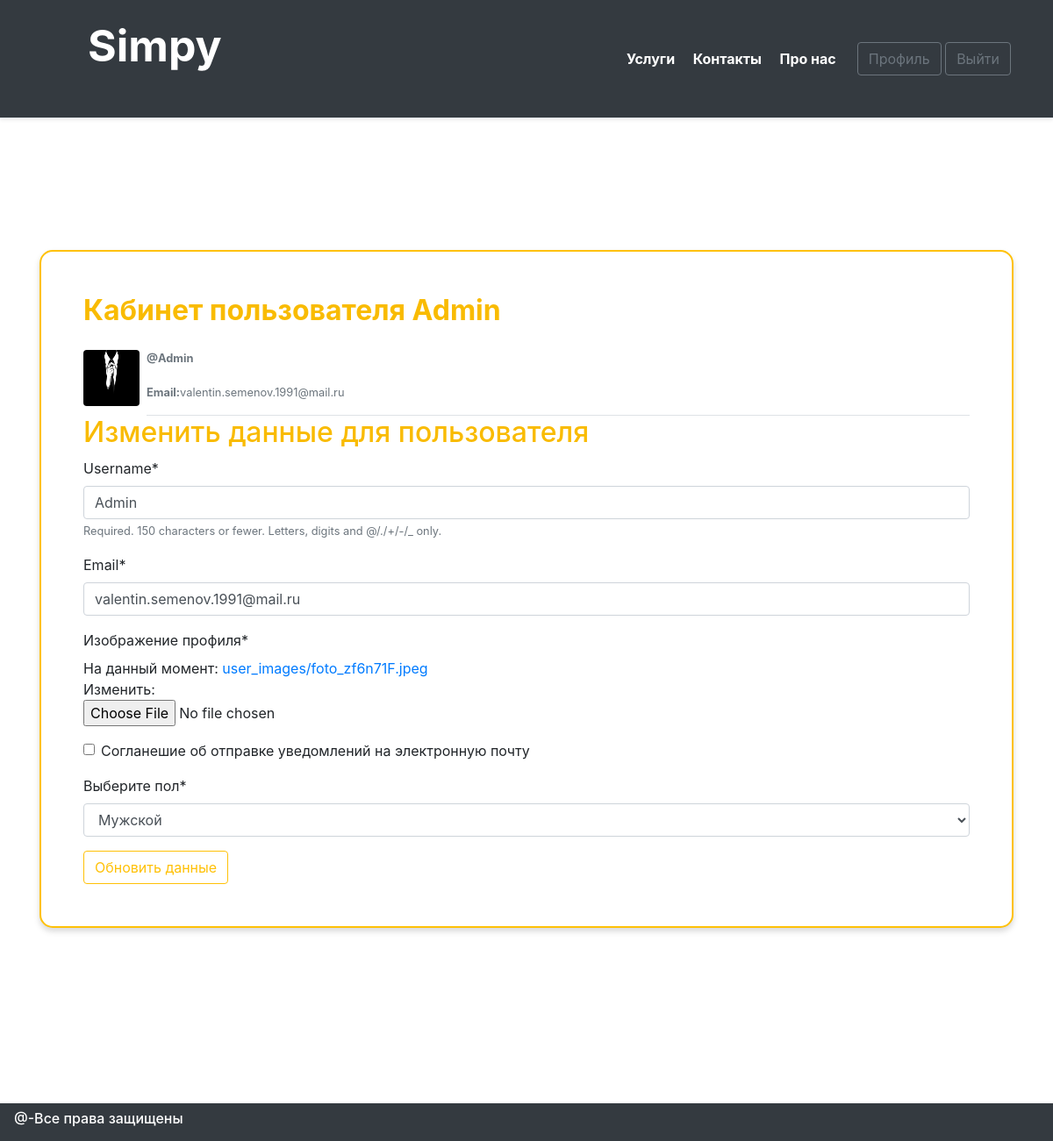
The app's page /profile/ (signed in), older data.
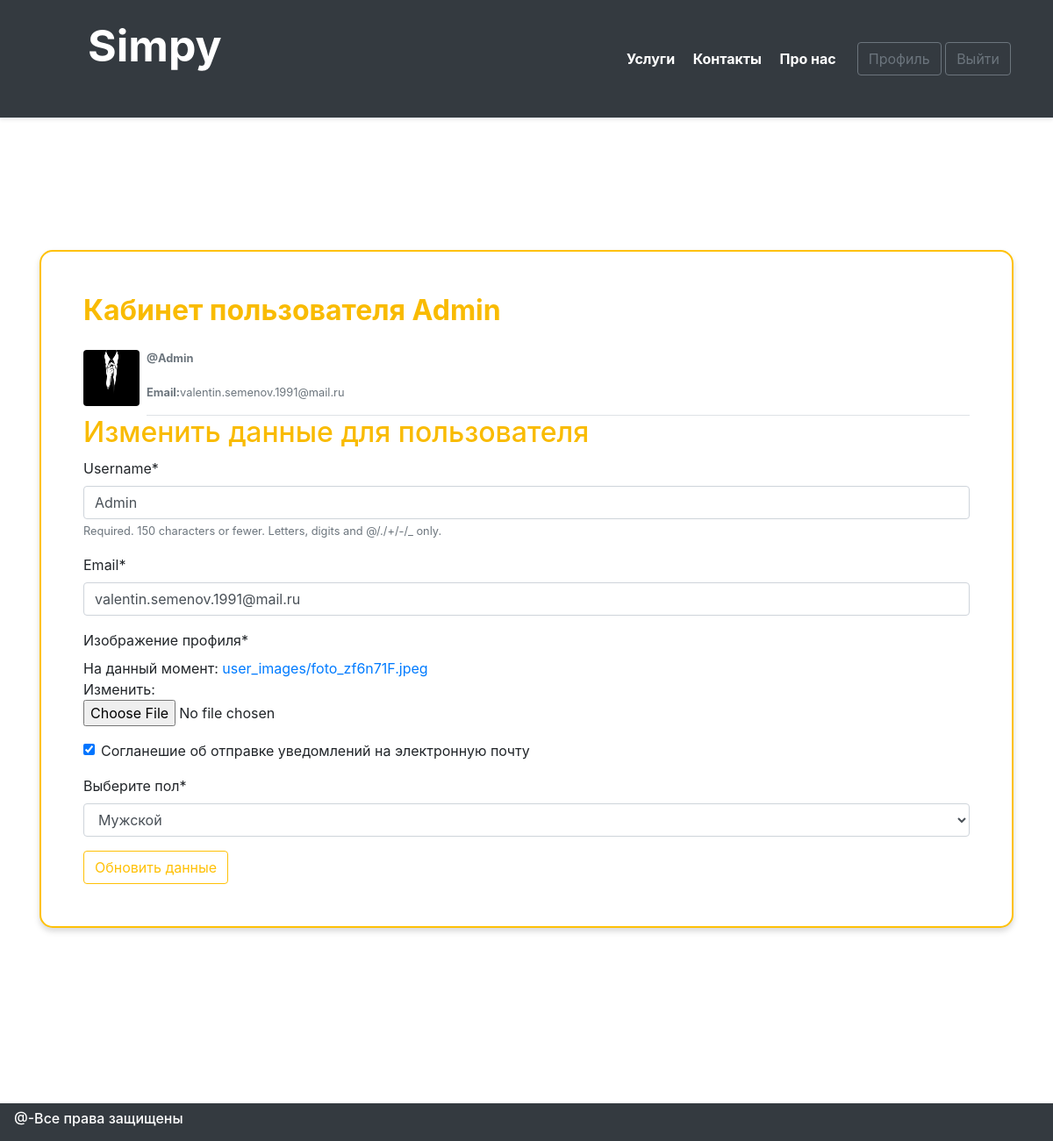
The same page, newer data.
### users/models.py (models this page shows, shortened)
class Profile(models.Model):
    user = models.OneToOneField(User, on_delete = models.CASCADE)
    img = models.ImageField(default = 'default.jpg', upload_to = 'user_images')
    check_agree = models.BooleanField(default = True, verbose_name = "Согланешие об отправке уведомлений на электронную почту")
    gender = models.CharField(max_length=3, choices=GENDER_CHOICES, verbose_name = 'Выберите пол')

### users/views.py (the view)
# urls.py: path('profile/', userViews.profile, name = 'profile'),
@login_required
def profile(request):
    if request.method == "POST":
        img_profile = ProfileImage(request.POST, request.FILES, instance = request.user.profile)
        update_user = UserUpdateForm(request.POST, instance = request.user)
        check_profile = EmaiDeliveryAgree(request.POST,  instance = request.user.profile)
        gender_profile = GenderSelection(request.POST, instance = request.user.profile)
        if update_user.is_valid() and img_profile.is_valid() and check_profile.is_valid():
            img_profile.save()
            update_user.save()
            check_profile.save()
            gender_profile.save()
            messages.success(request, f'Аккаунт был успешно обновлен ')
            return redirect('profile')
    else:
        img_profile = ProfileImage(instance = request.user.profile)
        update_user = UserUpdateForm(instance = request.user)
        check_profile = EmaiDeliveryAgree(instance = request.user.profile)
        gender_profile = GenderSelection(instance = request.user.profile)
    data = {
    'img_profile': img_profile,
    'update_user': update_user,
    'check_profile': check_profile,
    'gender_profile':gender_profile,
    }
    return render(request, 'users/profile.html',data)

### users/forms.py
class ProfileImage(forms.ModelForm):
    def __init__(self, *args, **kwards):
        super(ProfileImage, self).__init__(*args, **kwards)
        self.fields['img'].label = "Изображение профиля"
    class Meta:
        model = Profile
        fields = ['img']

class UserUpdateForm(forms.ModelForm):
    email = forms.EmailField()
    class Meta:
        model = User
        fields = ['username', 'email']

### users/templates/users/profile.html (shortened to what this page needs)
{% extends 'main/main.html' %}
{% load crispy_forms_tags %}
{% block main_section %}
<div class="container">
    <div class="form-section  border-warning  p-5" >
      <h2><b>Кабинет пользователя {{user.username}} </b></h2>
      <div class="media text-muted pt-3">
      <img class="mr-2 rounded" style = " width: 64px; height: 64px;"src="{{user.profile.img.url}}" >
      <p class="media-body pb-3 mb-0 small lh-125 border-bottom border-gray">
        <strong class="d-block text-gray-dark">@{{user.username}}</strong>
        <br>
        <b>Email:</b>{{user.email}}
      </p>
      </div>
      <h2>Изменить данные для пользователя</h2>
      <form  method="POST">
        <div  method="POST" enctype="multipart/form-data">
          {{ update_user|crispy }}
          {{ img_profile|crispy }}
          {{ check_profile|crispy }}
          {{ gender_profile|crispy }}
          <button type="submit" class="btn btn-outline-warning">Обновить данные</button>
      </div>
    </form>
    </div>
</div>
{% endblock main_section %}

### main/templates/main/main.html (shortened to what this page needs)
{% load static %}
<!DOCTYPE html>
<html lang="en">
<head>
  <link rel="stylesheet" href="https://stackpath.bootstrapcdn.com/bootstrap/4.4.1/css/bootstrap.min.css">
  <link rel="stylesheet" href="{% static 'main/main.css'%}">
</head>
<body>
  <div class="d-flex flex-column flex-md-row align-items-center  p-5 px-md-5  bg-dark border-bottom shadow-sm">
    <div class=" my-0 mr-md-auto">
      <a class=" logo font-weight-bold text-white text-decoration-none" href="{% url 'main-home' %}">Simpy</a>
    </div>
    <nav class="my-2 my-md-0 mr-md-3 ">
      <a class="p-2 text-white" href="#"><b>Услуги</b></a>
      <a class="p-2 text-white" href="#"><b>Контакты</b></a>
      <a class="p-2 text-white" href="#"><b>Про нас</b></a>
    </nav>
    <div class="">
      {% if user.is_authenticated %}
      <a href="{% url 'profile' %}" class="btn btn-outline-secondary "> Профиль</a>
      <a href="{% url 'exit' %}" class="btn btn-outline-secondary ">Выйти</a>
      {% else %}
      <a href="{% url 'reg' %}" class="btn btn-outline-secondary mr-2"> Регистрация</a>
      <a href="{% url 'user' %}" class="btn btn-outline-secondary mr-2"> Войти </a>
      {% endif %}
    </div>
  </div>
    {% block main_section %}
    {% endblock %}
  <nav class="navbar  navbar-expand-sm navbar-dark bg-dark">
    <h6 class=" text-white text-decoration-none">@-Все права защищены</h6>
  </nav>
</body>
</html>

### main/static/main/main.css (style rules this page uses)
.logo { left: 100px; top: 15px; font-size: 50px; position:absolute; transition: transform 1s; }
.form-section { background: #fff; padding: 20px; border: 2px solid; border-radius: 15px; -webkit-box-shadow: 0 4px 6px 0 rgba(74, 74, 74, .21); -moz-box-shadow:0 4px 6px 0 rgba(74, 74, 74, .21); box-shadow:0 4px 6px 0 rgba(74, 74, 74, .21); margin-top: 150px; margin-bottom: 200px; }
.form-section > h2 { color: #f9bb00; margin-bottom: 10px; }

Row changes from the older to the newer data that the page shows:
changed Profile "Мужской": check_agree "☐" → "☑"
